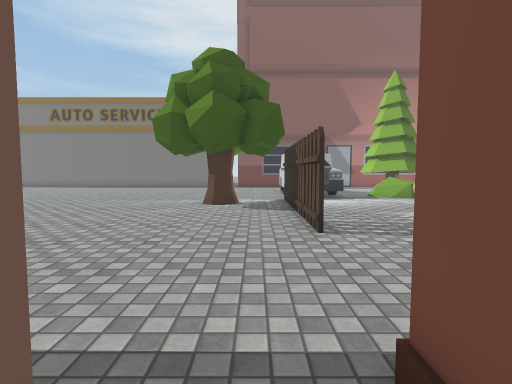
view 1 (above)

24 first-person views from a walk through a Unity game level. The camera is 1.3 m above the floor, tilts 4° down and sees 80° across. The floor is counted in squares, 1 m on a side. Each view is taken from the middle of a square. On the plan, view 1 faces up. The plan holds only what a view shows up to about 14 squares ahead; the rest is blank. The place goes on beyond the plan. Some animated figures are not drawn. Some surface patterns are stand-ins.

view 2
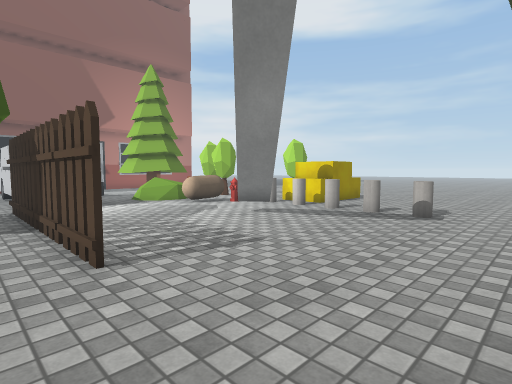

view 3
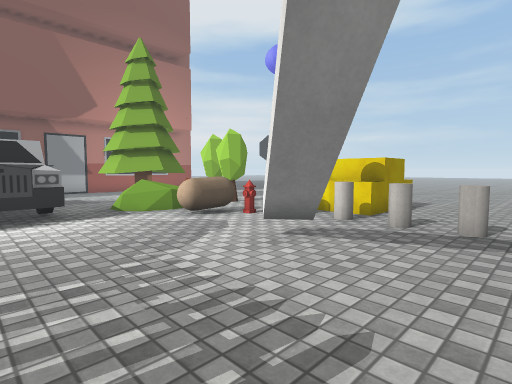

view 4
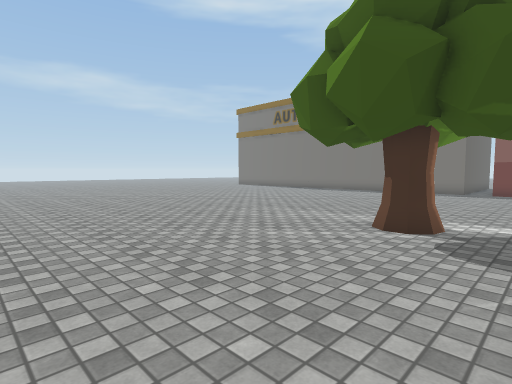

view 5
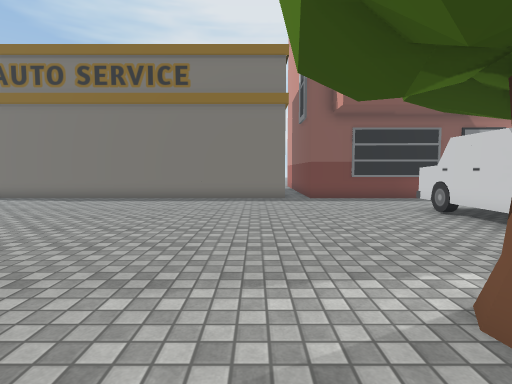

view 6
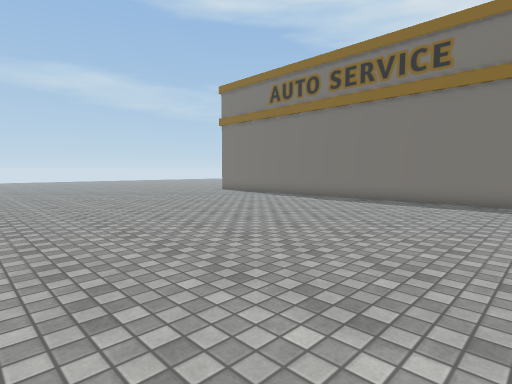

view 7
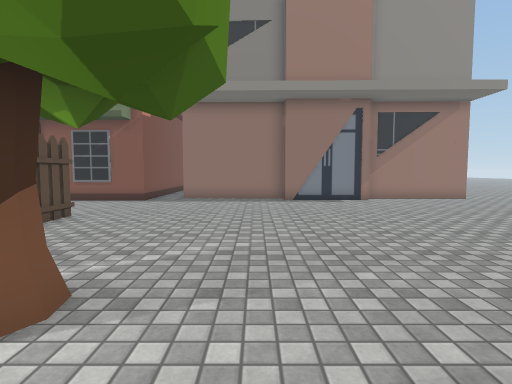

view 8
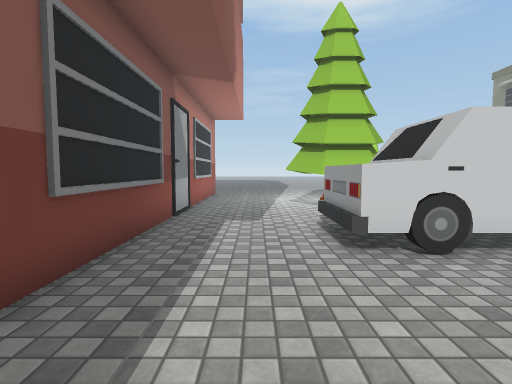

view 9
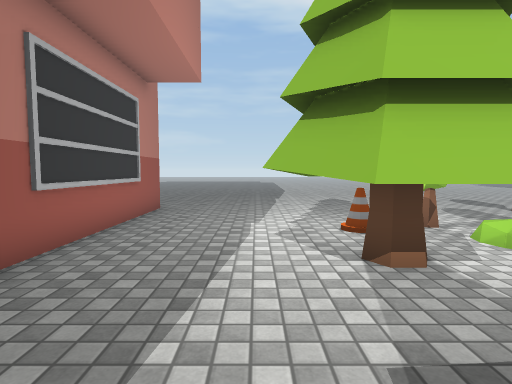

view 10
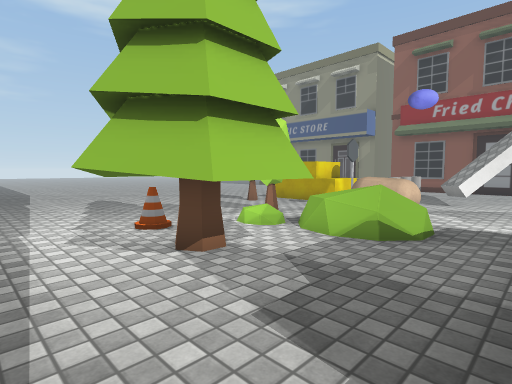

view 11
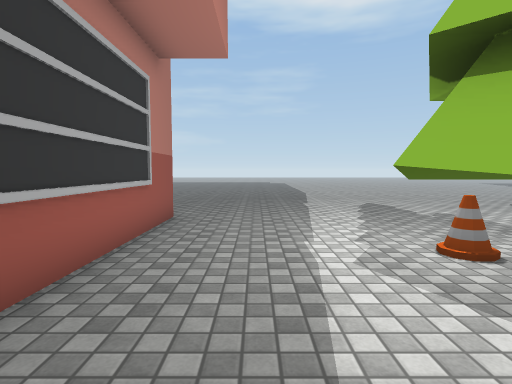

view 12
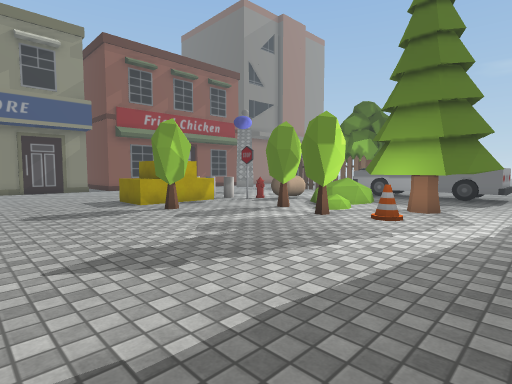

view 13
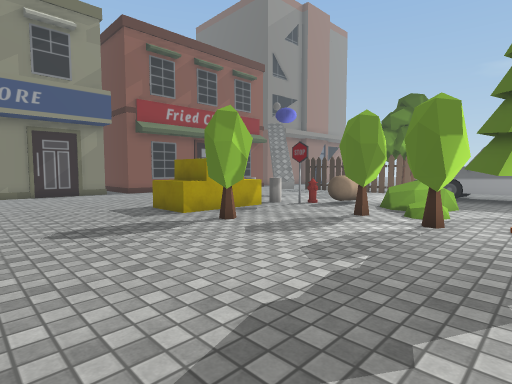

view 14
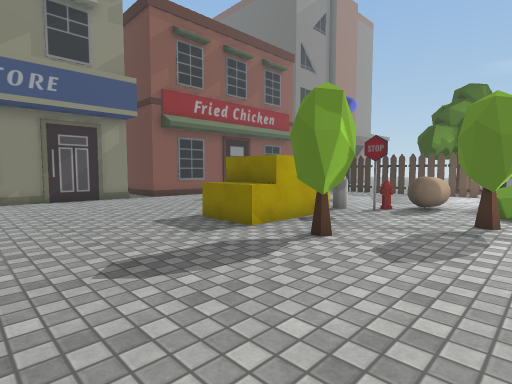

view 15
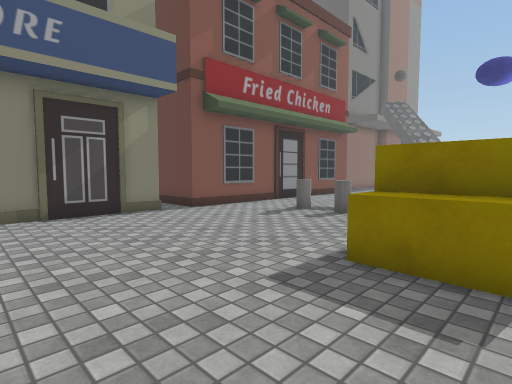

view 16
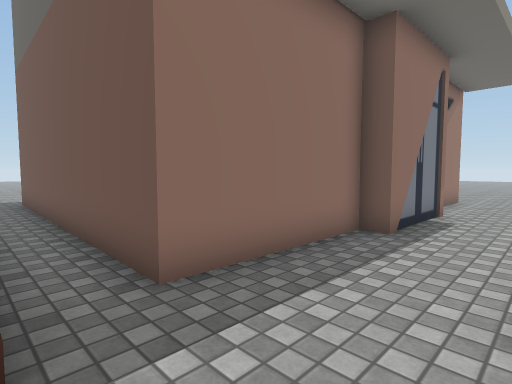

view 17
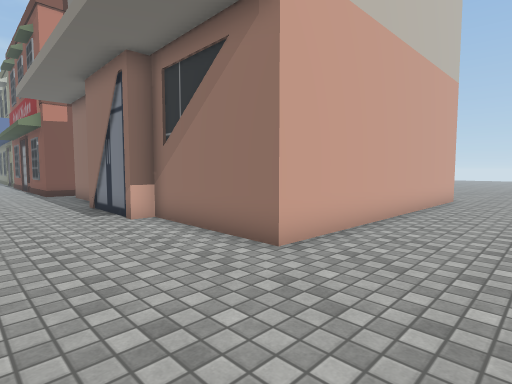

view 18
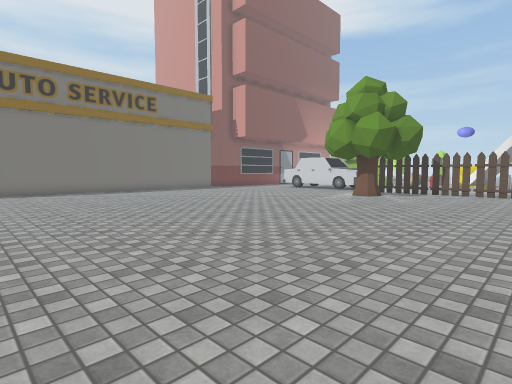

view 19
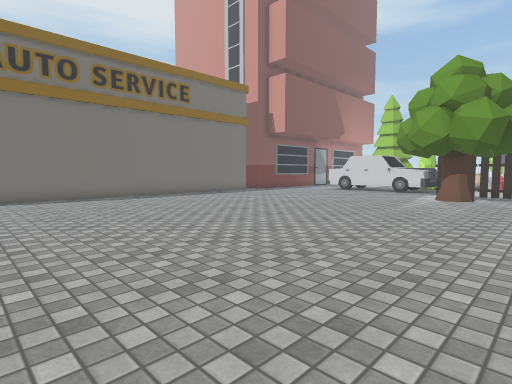

view 20
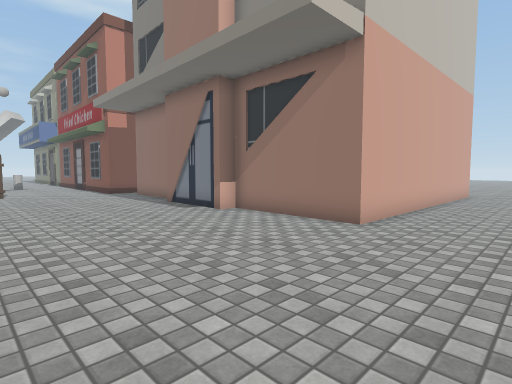

view 21
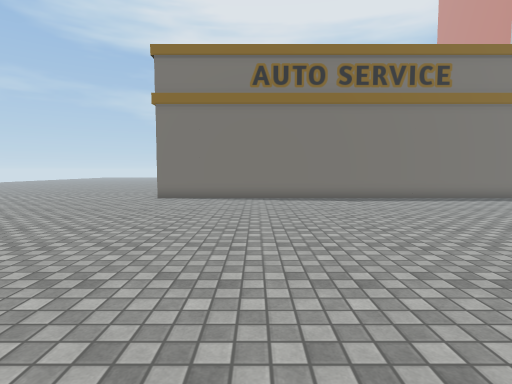

view 22
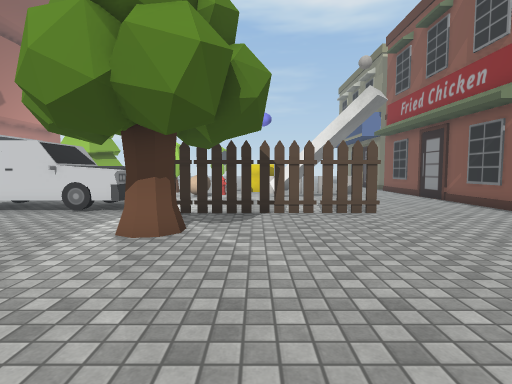

view 23
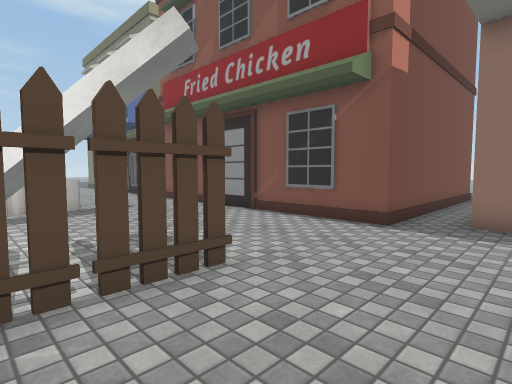

view 24
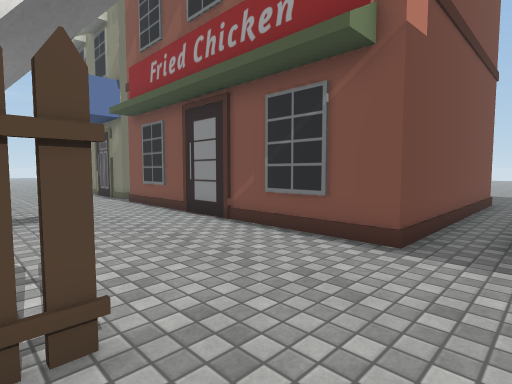

### Floor plan
Key: @ floor where view 1 was taken; # wall or solid block; . floor; ^ raised ledge; F fence; T tree; B building; C car; H hydrant; Y cylinder; N cone; O other object.
Columns run from 17 left of view 1 to 19 right of it. Each row starts with its distance up from view 1.
 24 BBBBBBBBBBBBBBB...BBBBBBBBBBBBBB.....
 23 .....................................
 22 .....................................
 21 .........................TT..........
 20 ...................CCC..TTTT.........
 19 ...................CCC..TTTTN........
 18 ...................C C..TTTT.........
 17 ...................CCC...TT.OO.......
 16 ...................CCC.OOO..O........
 15 ...................CCC.OOO.OO........
 14 ..................FCCC..O..O.........
 13 ................T.F.....OOO...OO.....
 12 ...............TT.F......HH...OO.....
 11 ..................F........YOOOO.....
 10 ..................F.......Y.O OO.....
  9 ..................F....^^.YYOOOO....
  8 ..................F....#^.YY........
  7 ..................F.................
  6 ..................F.......YY........
  5 ..........................YY........
  4 ....................................
  3 ....................................
  2 ........B.........############......
  1 ....BBBBBBBBBBBBB.#          #######
  0 ...B            B@#          #
 -1 ...B            B.#          #
 -2  ..B            B.#
 -3  ..B            B.#
 -4  ..B            B.#
 -5  ..B            B.#
 -6  ..B            B.#
 -7  ..B            B.#
 -8  ..B            B..
 -9  ..B            B..
-10  ..B            B..

Where each view was taken, in squares from view 1:
view 1: 0 up, 0 right, facing up
view 2: 2 up, 0 right, facing up-right
view 3: 5 up, 2 right, facing up-right
view 4: 5 up, 1 right, facing up-left
view 5: 10 up, 4 left, facing up
view 6: 11 up, 4 left, facing up-left
view 7: 15 up, 4 left, facing down
view 8: 22 up, 3 left, facing right
view 9: 21 up, 4 right, facing right
view 10: 22 up, 4 right, facing down-right
view 11: 22 up, 6 right, facing right
view 12: 22 up, 19 right, facing down-left
view 13: 19 up, 19 right, facing down-left
view 14: 16 up, 19 right, facing down-left
view 15: 11 up, 18 right, facing down-left
view 16: 4 up, 1 right, facing down-left
view 17: 5 up, 17 left, facing down-right
view 18: 5 up, 17 left, facing up-right
view 19: 9 up, 17 left, facing up-right
view 20: 8 up, 17 left, facing down-right
view 21: 10 up, 16 left, facing up
view 22: 10 up, 8 left, facing right
view 23: 9 up, 2 left, facing down-right
view 24: 7 up, 1 left, facing down-right
